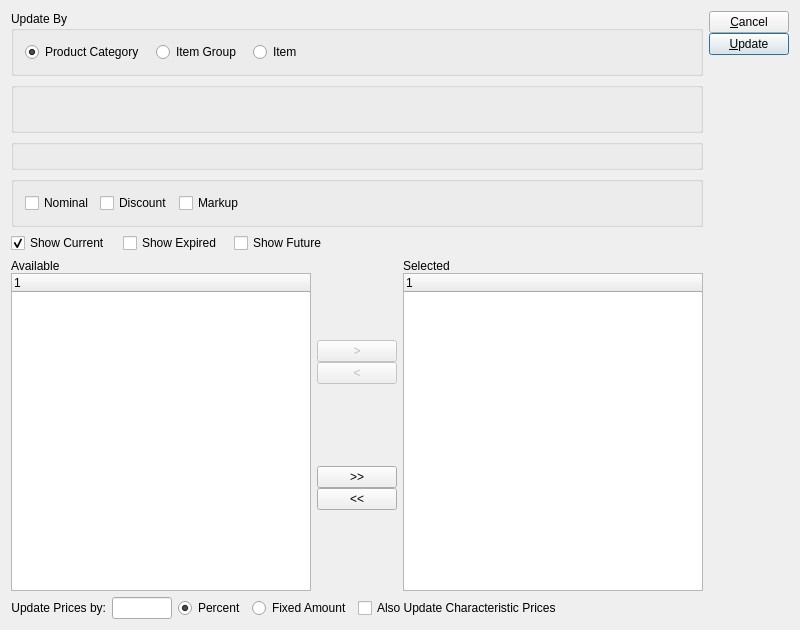
<?xml version="1.0" encoding="UTF-8"?>
<ui version="4.0">
 <comment>This file is part of the xTuple ERP: PostBooks Edition, a free and
open source Enterprise Resource Planning software suite,
Copyright (c) 1999-2018 by OpenMFG LLC, d/b/a xTuple.
It is licensed to you under the Common Public Attribution License
version 1.0, the full text of which (including xTuple-specific Exhibits)
is available at www.xtuple.com/CPAL.  By using this software, you agree
to be bound by its terms.</comment>
 <class>updatePrices</class>
 <widget class="QDialog" name="updatePrices">
  <property name="geometry">
   <rect>
    <x>0</x>
    <y>0</y>
    <width>800</width>
    <height>630</height>
   </rect>
  </property>
  <property name="windowTitle">
   <string>Update Pricing Schedules</string>
  </property>
  <layout class="QGridLayout" name="gridLayout_4">
   <item row="0" column="0">
    <widget class="QGroupBox" name="_updateByGroup">
     <property name="title">
      <string>Update By</string>
     </property>
     <property name="flat">
      <bool>false</bool>
     </property>
     <layout class="QGridLayout" name="gridLayout_5">
      <item row="0" column="0">
       <layout class="QHBoxLayout" name="horizontalLayout_2">
        <property name="spacing">
         <number>12</number>
        </property>
        <item>
         <widget class="QRadioButton" name="_byProductCategory">
          <property name="text">
           <string>Product Category</string>
          </property>
          <property name="checked">
           <bool>true</bool>
          </property>
         </widget>
        </item>
        <item>
         <widget class="QRadioButton" name="_byItemGroup">
          <property name="text">
           <string>Item Group</string>
          </property>
         </widget>
        </item>
        <item>
         <widget class="QRadioButton" name="_byItem">
          <property name="text">
           <string>Item</string>
          </property>
          <property name="checked">
           <bool>false</bool>
          </property>
         </widget>
        </item>
        <item>
         <spacer name="horizontalSpacer_2">
          <property name="orientation">
           <enum>Qt::Horizontal</enum>
          </property>
          <property name="sizeHint" stdset="0">
           <size>
            <width>40</width>
            <height>20</height>
           </size>
          </property>
         </spacer>
        </item>
       </layout>
      </item>
     </layout>
    </widget>
   </item>
   <item row="5" column="0">
    <widget class="QFrame" name="_frame">
     <property name="sizePolicy">
      <sizepolicy hsizetype="Preferred" vsizetype="Preferred">
       <horstretch>0</horstretch>
       <verstretch>1</verstretch>
      </sizepolicy>
     </property>
     <property name="frameShape">
      <enum>QFrame::NoFrame</enum>
     </property>
     <property name="frameShadow">
      <enum>QFrame::Raised</enum>
     </property>
     <layout class="QGridLayout" name="gridLayout_3">
      <property name="margin">
       <number>0</number>
      </property>
      <item row="0" column="0">
       <layout class="QHBoxLayout" name="horizontalLayout_5">
        <item>
         <layout class="QVBoxLayout" name="verticalLayout_4">
          <property name="spacing">
           <number>0</number>
          </property>
          <item>
           <widget class="QLabel" name="_availLit">
            <property name="text">
             <string>Available</string>
            </property>
           </widget>
          </item>
          <item>
           <widget class="XTreeWidget" name="_avail"/>
          </item>
         </layout>
        </item>
        <item>
         <layout class="QVBoxLayout" name="verticalLayout_2">
          <property name="spacing">
           <number>0</number>
          </property>
          <item>
           <spacer name="verticalSpacer_3">
            <property name="orientation">
             <enum>Qt::Vertical</enum>
            </property>
            <property name="sizeHint" stdset="0">
             <size>
              <width>20</width>
              <height>13</height>
             </size>
            </property>
           </spacer>
          </item>
          <item>
           <widget class="QPushButton" name="_add">
            <property name="enabled">
             <bool>false</bool>
            </property>
            <property name="text">
             <string>&gt;</string>
            </property>
           </widget>
          </item>
          <item>
           <widget class="QPushButton" name="_remove">
            <property name="enabled">
             <bool>false</bool>
            </property>
            <property name="text">
             <string>&lt;</string>
            </property>
           </widget>
          </item>
          <item>
           <spacer name="verticalSpacer_4">
            <property name="orientation">
             <enum>Qt::Vertical</enum>
            </property>
            <property name="sizeHint" stdset="0">
             <size>
              <width>20</width>
              <height>13</height>
             </size>
            </property>
           </spacer>
          </item>
          <item>
           <widget class="QPushButton" name="_addAll">
            <property name="text">
             <string>&gt;&gt;</string>
            </property>
           </widget>
          </item>
          <item>
           <widget class="QPushButton" name="_removeAll">
            <property name="text">
             <string>&lt;&lt;</string>
            </property>
           </widget>
          </item>
          <item>
           <spacer name="verticalSpacer_2">
            <property name="orientation">
             <enum>Qt::Vertical</enum>
            </property>
            <property name="sizeHint" stdset="0">
             <size>
              <width>20</width>
              <height>18</height>
             </size>
            </property>
           </spacer>
          </item>
         </layout>
        </item>
        <item>
         <layout class="QVBoxLayout" name="verticalLayout_3">
          <property name="spacing">
           <number>0</number>
          </property>
          <item>
           <widget class="QLabel" name="_selLit">
            <property name="text">
             <string>Selected</string>
            </property>
           </widget>
          </item>
          <item>
           <widget class="XTreeWidget" name="_sel"/>
          </item>
         </layout>
        </item>
       </layout>
      </item>
     </layout>
    </widget>
   </item>
   <item row="0" column="1" rowspan="6">
    <layout class="QVBoxLayout">
     <property name="spacing">
      <number>0</number>
     </property>
     <item>
      <widget class="QPushButton" name="_close">
       <property name="text">
        <string>&amp;Cancel</string>
       </property>
      </widget>
     </item>
     <item>
      <widget class="QPushButton" name="_update">
       <property name="text">
        <string>&amp;Update</string>
       </property>
       <property name="autoDefault">
        <bool>true</bool>
       </property>
       <property name="default">
        <bool>true</bool>
       </property>
      </widget>
     </item>
     <item>
      <spacer>
       <property name="orientation">
        <enum>Qt::Vertical</enum>
       </property>
       <property name="sizeType">
        <enum>QSizePolicy::Expanding</enum>
       </property>
       <property name="sizeHint" stdset="0">
        <size>
         <width>20</width>
         <height>20</height>
        </size>
       </property>
      </spacer>
     </item>
    </layout>
   </item>
   <item row="4" column="0">
    <layout class="QHBoxLayout" name="horizontalLayout_6">
     <property name="spacing">
      <number>12</number>
     </property>
     <item>
      <widget class="QCheckBox" name="_showCurrent">
       <property name="text">
        <string>Show Current</string>
       </property>
       <property name="checked">
        <bool>true</bool>
       </property>
      </widget>
     </item>
     <item>
      <widget class="QCheckBox" name="_showExpired">
       <property name="text">
        <string>Show Expired</string>
       </property>
      </widget>
     </item>
     <item>
      <widget class="QCheckBox" name="_showEffective">
       <property name="text">
        <string>Show Future</string>
       </property>
      </widget>
     </item>
     <item>
      <spacer name="horizontalSpacer_3">
       <property name="orientation">
        <enum>Qt::Horizontal</enum>
       </property>
       <property name="sizeHint" stdset="0">
        <size>
         <width>40</width>
         <height>20</height>
        </size>
       </property>
      </spacer>
     </item>
    </layout>
   </item>
   <item row="3" column="0">
    <widget class="QGroupBox" name="_typeGroup">
     <property name="minimumSize">
      <size>
       <width>0</width>
       <height>0</height>
      </size>
     </property>
     <property name="title">
      <string/>
     </property>
     <layout class="QHBoxLayout" name="horizontalLayout_7">
      <item>
       <widget class="XCheckBox" name="_nominal">
        <property name="text">
         <string>Nominal</string>
        </property>
       </widget>
      </item>
      <item>
       <widget class="XCheckBox" name="_discount">
        <property name="text">
         <string>Discount</string>
        </property>
       </widget>
      </item>
      <item>
       <widget class="XCheckBox" name="_markup">
        <property name="text">
         <string>Markup</string>
        </property>
       </widget>
      </item>
      <item>
       <spacer name="horizontalSpacer_4">
        <property name="orientation">
         <enum>Qt::Horizontal</enum>
        </property>
        <property name="sizeHint" stdset="0">
         <size>
          <width>40</width>
          <height>20</height>
         </size>
        </property>
       </spacer>
      </item>
     </layout>
    </widget>
   </item>
   <item row="1" column="0">
    <widget class="QGroupBox" name="_group">
     <property name="title">
      <string/>
     </property>
     <layout class="QGridLayout" name="gridLayout">
      <item row="0" column="0">
       <layout class="QHBoxLayout" name="horizontalLayout">
        <item>
         <layout class="QVBoxLayout" name="verticalLayout">
          <item>
           <widget class="ItemCluster" name="_item"/>
          </item>
         </layout>
        </item>
        <item>
         <spacer name="horizontalSpacer">
          <property name="orientation">
           <enum>Qt::Horizontal</enum>
          </property>
          <property name="sizeHint" stdset="0">
           <size>
            <width>0</width>
            <height>20</height>
           </size>
          </property>
         </spacer>
        </item>
       </layout>
      </item>
     </layout>
    </widget>
   </item>
   <item row="2" column="0">
    <widget class="ParameterGroup" name="_paramGroup">
     <property name="type">
      <enum>ParameterGroup::ProductCategory</enum>
     </property>
    </widget>
   </item>
   <item row="6" column="0">
    <layout class="QGridLayout" name="gridLayout_2">
     <item row="0" column="0">
      <layout class="QHBoxLayout" name="horizontalLayout_3">
       <item>
        <widget class="QLabel" name="_updateLit">
         <property name="text">
          <string>Update Prices by:</string>
         </property>
         <property name="alignment">
          <set>Qt::AlignRight|Qt::AlignTrailing|Qt::AlignVCenter</set>
         </property>
        </widget>
       </item>
       <item>
        <widget class="XLineEdit" name="_updateBy">
         <property name="sizePolicy">
          <sizepolicy hsizetype="Preferred" vsizetype="Fixed">
           <horstretch>0</horstretch>
           <verstretch>0</verstretch>
          </sizepolicy>
         </property>
         <property name="maximumSize">
          <size>
           <width>60</width>
           <height>32767</height>
          </size>
         </property>
         <property name="alignment">
          <set>Qt::AlignRight</set>
         </property>
        </widget>
       </item>
       <item>
        <widget class="QFrame" name="frame">
         <property name="frameShape">
          <enum>QFrame::NoFrame</enum>
         </property>
         <property name="frameShadow">
          <enum>QFrame::Raised</enum>
         </property>
         <layout class="QHBoxLayout" name="horizontalLayout_4">
          <property name="margin">
           <number>0</number>
          </property>
          <item>
           <widget class="QRadioButton" name="_percent">
            <property name="text">
             <string>Percent</string>
            </property>
            <property name="checked">
             <bool>true</bool>
            </property>
           </widget>
          </item>
          <item>
           <widget class="QRadioButton" name="_value">
            <property name="text">
             <string>Fixed Amount</string>
            </property>
           </widget>
          </item>
         </layout>
        </widget>
       </item>
       <item>
        <widget class="XCheckBox" name="_updateCharPrices">
         <property name="text">
          <string>Also Update Characteristic Prices</string>
         </property>
        </widget>
       </item>
       <item>
        <spacer>
         <property name="orientation">
          <enum>Qt::Horizontal</enum>
         </property>
         <property name="sizeType">
          <enum>QSizePolicy::Expanding</enum>
         </property>
         <property name="sizeHint" stdset="0">
          <size>
           <width>13</width>
           <height>19</height>
          </size>
         </property>
        </spacer>
       </item>
      </layout>
     </item>
    </layout>
   </item>
  </layout>
 </widget>
 <layoutdefault spacing="6" margin="11"/>
 <customwidgets>
  <customwidget>
   <class>ItemCluster</class>
   <extends>QWidget</extends>
   <header>itemcluster.h</header>
   <container>1</container>
  </customwidget>
  <customwidget>
   <class>ParameterGroup</class>
   <extends>QGroupBox</extends>
   <header>parametergroup.h</header>
   <container>1</container>
  </customwidget>
  <customwidget>
   <class>XCheckBox</class>
   <extends>QCheckBox</extends>
   <header>xcheckbox.h</header>
  </customwidget>
  <customwidget>
   <class>XLineEdit</class>
   <extends>QLineEdit</extends>
   <header>xlineedit.h</header>
   <container>1</container>
  </customwidget>
  <customwidget>
   <class>XTreeWidget</class>
   <extends>QTreeWidget</extends>
   <header>xtreewidget.h</header>
   <container>1</container>
  </customwidget>
 </customwidgets>
 <tabstops>
  <tabstop>_updateBy</tabstop>
  <tabstop>_update</tabstop>
  <tabstop>_close</tabstop>
 </tabstops>
 <resources/>
 <connections>
  <connection>
   <sender>_avail</sender>
   <signal>valid(bool)</signal>
   <receiver>_add</receiver>
   <slot>setEnabled(bool)</slot>
   <hints>
    <hint type="sourcelabel">
     <x>150</x>
     <y>317</y>
    </hint>
    <hint type="destinationlabel">
     <x>326</x>
     <y>268</y>
    </hint>
   </hints>
  </connection>
  <connection>
   <sender>_sel</sender>
   <signal>valid(bool)</signal>
   <receiver>_remove</receiver>
   <slot>setEnabled(bool)</slot>
   <hints>
    <hint type="sourcelabel">
     <x>502</x>
     <y>317</y>
    </hint>
    <hint type="destinationlabel">
     <x>326</x>
     <y>292</y>
    </hint>
   </hints>
  </connection>
 </connections>
</ui>
